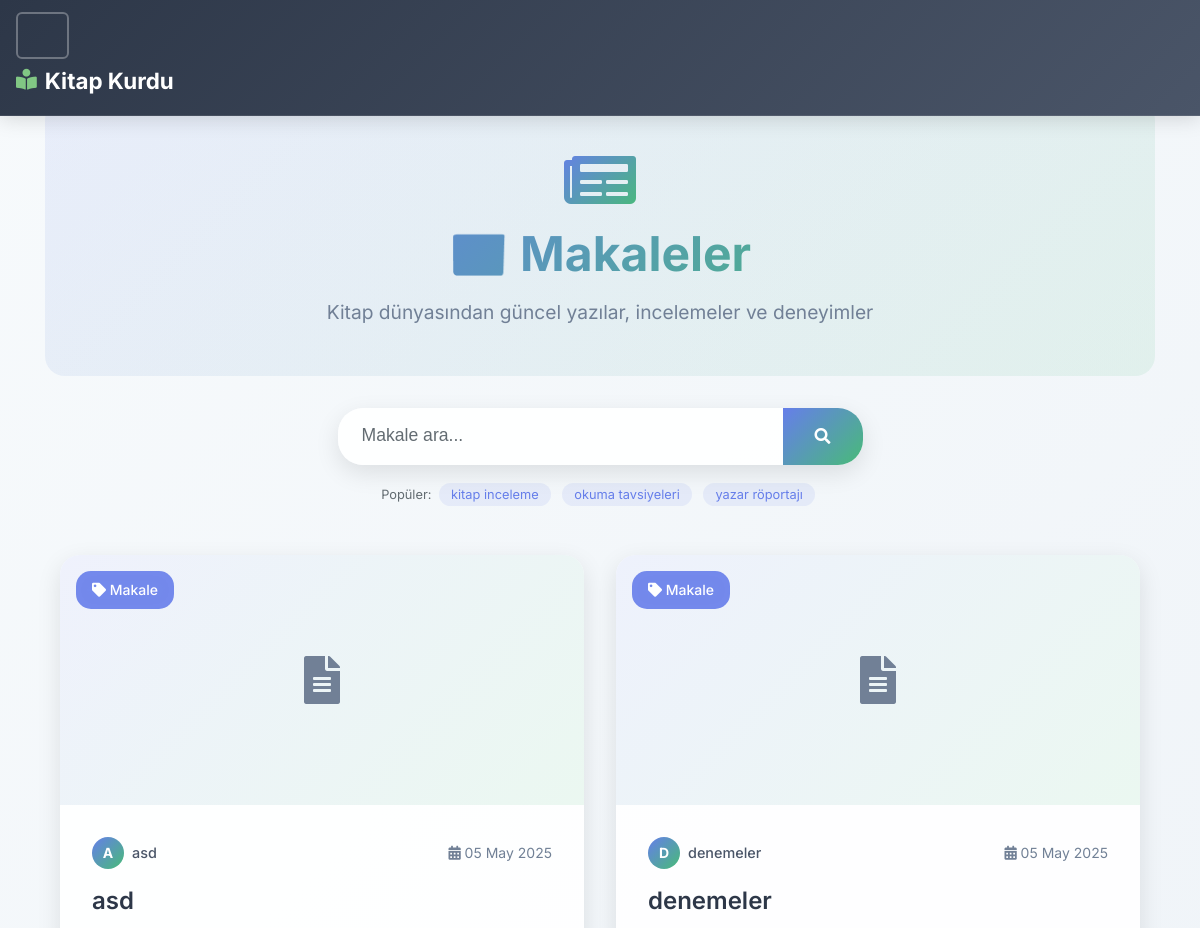
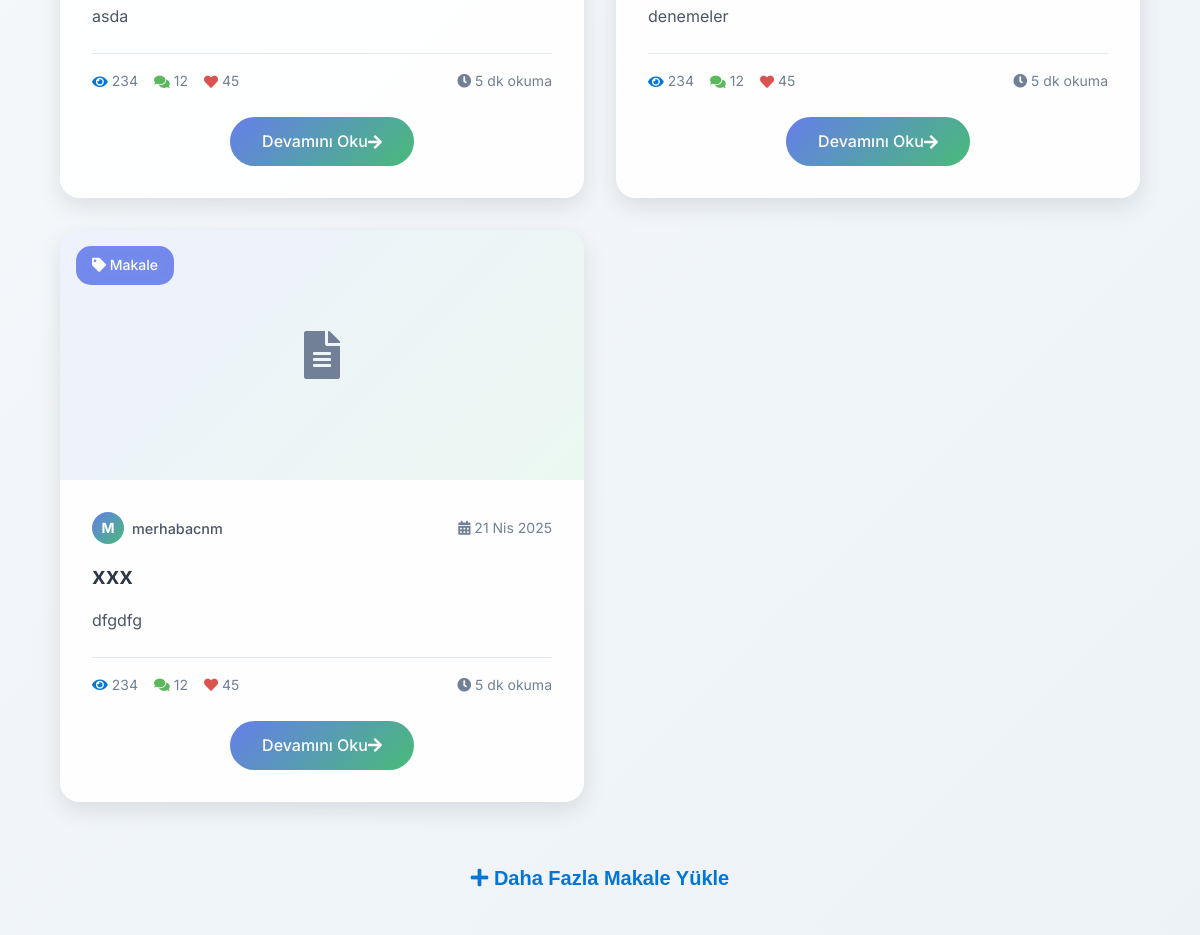
/articles/, run on an earlier commit of the app's database (2 pictures, top to bottom).
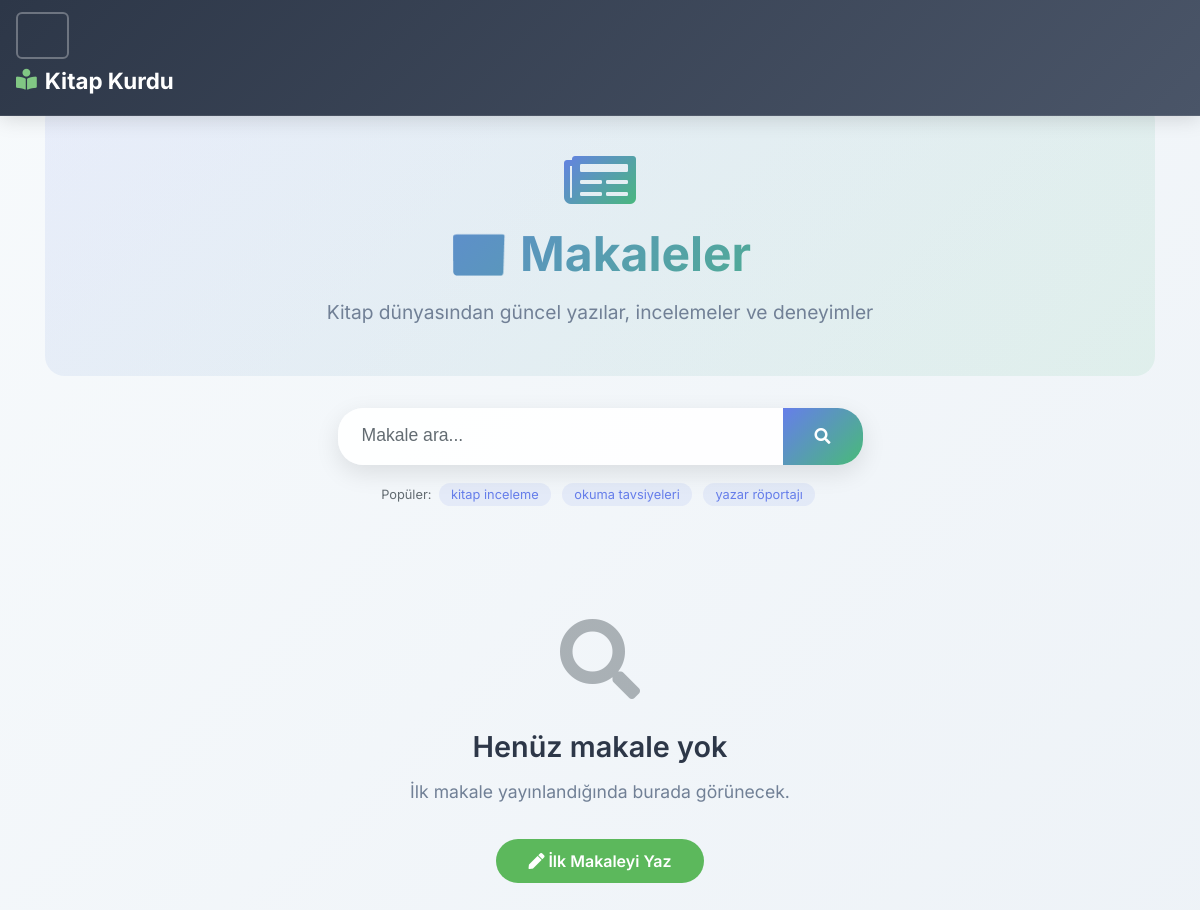
And on a later commit of the database.
### article/models.py (models this page shows, shortened)
class Article(models.Model):
    author = models.ForeignKey("auth.User",on_delete = models.CASCADE,verbose_name = "Yazar ")
    title = models.CharField(max_length = 50,verbose_name = "Başlık")
    content = RichTextField()
    created_date = models.DateTimeField(auto_now_add=True,verbose_name="Oluşturulma Tarihi")
    article_image = models.FileField(blank = True,null = True,verbose_name="Makaleye Fotoğraf Ekleyin")
    class Meta:
        ordering = ['-created_date']

### article/views.py (the view)
# urls.py: path('',views.articles,name = "articles"),
def articles(request):
    keyword = request.GET.get("keyword")
    if keyword:
        articles = Article.objects.filter(title__contains = keyword)
        return render(request,"articles.html",{"articles":articles})
    articles = Article.objects.all()
    return render(request,"articles.html",{"articles":articles})

### templates/articles.html (shortened to what this page needs)
{% extends "layout.html" %}
{% block body %}
<div class="articles-header">
    <div class="container">
        <div class="row justify-content-center">
            <div class="col-lg-8">
                <div class="header-content text-center">
                    <div class="header-icon mb-3">
                        <i class="fas fa-newspaper fa-4x"></i>
                    </div>
                    <h1 class="articles-title">📰 Makaleler</h1>
                    <p class="articles-subtitle">
                        Kitap dünyasından güncel yazılar, incelemeler ve deneyimler
                    </p>
                </div>
            </div>
        </div>
    </div>
</div>
<div class="search-section">
    <div class="container">
        <div class="row justify-content-center">
            <div class="col-lg-6 col-md-8">
                <form class="search-form" method="get">
                    <div class="search-box">
                        <input type="text"
                               name="keyword"
                               class="form-control search-input"
                               placeholder="Makale ara..."
                               value="{{ request.GET.keyword }}"
                               maxlength="64">
                        <button type="submit" class="search-btn">
                            <i class="fas fa-search"></i>
                        </button>
                    </div>
                    <div class="search-suggestions">
                        <small class="text-muted">
                            Popüler: <span class="suggestion-tag">kitap inceleme</span>
                            <span class="suggestion-tag">okuma tavsiyeleri</span>
                            <span class="suggestion-tag">yazar röportajı</span>
                        </small>
                    </div>
                </form>
            </div>
        </div>
    </div>
</div>
<div class="articles-content">
    <div class="container">
        {% if articles %}
            <div class="articles-grid">
                {% for article in articles %}
                    <article class="article-card">
                        <div class="article-image-container">
                            {% if article.article_image %}
                                <a href="{% url 'article:detail' article.id %}" class="image-link">
                                    <img src="{{ article.article_image.url }}"
                                         alt="{{ article.title }}"
                                         class="article-image">
                                    <div class="image-overlay">
                                        <i class="fas fa-eye fa-2x"></i>
                                    </div>
                                </a>
                            {% else %}
                                <div class="article-placeholder">
                                    <i class="fas fa-file-alt fa-3x"></i>
                                </div>
                            {% endif %}
                            <div class="category-badge">
                                <i class="fas fa-tag me-1"></i>
                                Makale
                            </div>
                        </div>
                        <div class="article-content">
                            <div class="article-meta">
                                <div class="author-info">
                                    <div class="author-avatar">
                                        {{ article.author.username|first|upper }}
                                    </div>
                                    <span class="author-name">{{ article.author.username }}</span>
                                </div>
                                <div class="article-date">
                                    <i class="fas fa-calendar-alt me-1"></i>
                                    {{ article.created_date|date:"d M Y" }}
                                </div>
                            </div>
                            <h2 class="article-title">
                                <a href="{% url 'article:detail' article.id %}">
                                    {{ article.title }}
                                </a>
                            </h2>
                            <p class="article-excerpt">
                                {{ article.content|striptags|truncatewords:25 }}
                            </p>
                            <div class="article-stats">
                                <div class="stats-left">
                                    <span class="stat-item">
                                        <i class="fas fa-eye text-primary"></i>
                                        <span>234</span>
                                    </span>
                                    <span class="stat-item">
                                        <i class="fas fa-comments text-success"></i>
                                        <span>12</span>
                                    </span>
                                    <span class="stat-item">
                                        <i class="fas fa-heart text-danger"></i>
                                        <span>45</span>
                                    </span>
                                </div>
                                <div class="reading-time">
                                    <i class="fas fa-clock me-1"></i>
                                    5 dk okuma
                                </div>
                            </div>
                            <div class="article-actions">
                                <a href="{% url 'article:detail' article.id %}" class="read-more-btn">
                                    Devamını Oku
                                    <i class="fas fa-arrow-right ms-2"></i>
                                </a>
                            </div>
                        </div>
                    </article>
                {% endfor %}
            </div>
            <div class="load-more-section text-center">
                <button class="btn btn-outline-primary btn-lg load-more-btn">
                    <i class="fas fa-plus me-2"></i>
                    Daha Fazla Makale Yükle
                </button>
            </div>
        {% else %}
            <div class="empty-state">
                <div class="empty-icon">
                    <i class="fas fa-search fa-5x text-muted"></i>
                </div>
                <h3 class="empty-title">
                    {% if request.GET.keyword %}
                        "{{ request.GET.keyword }}" için sonuç bulunamadı
                    {% else %}
                        Henüz makale yok
                    {% endif %}
                </h3>
                <p class="empty-description">
                    {% if request.GET.keyword %}
                        Farklı anahtar kelimeler deneyin veya tüm makaleleri görüntüleyin.
                    {% else %}
                        İlk makale yayınlandığında burada görünecek.
                    {% endif %}
                </p>
                <div class="empty-actions">
                    <a href="{% url 'article:addarticle' %}" class="btn btn-success">
                        <i class="fas fa-pen me-2"></i>
                        İlk Makaleyi Yaz
                    </a>
                </div>
            </div>
        {% endif %}
    </div>
</div>
{% endblock body %}

### templates/layout.html (shortened to what this page needs)
<!DOCTYPE html>
{% load static %}
<html lang="tr">
<head>
    <link rel="stylesheet" href="https://cdnjs.cloudflare.com/ajax/libs/font-awesome/5.15.4/css/all.min.css">
    <link rel="stylesheet" href="{% static 'css/bootstrap.min.css' %}">
</head>
<body>
    {% include "includes/navbar.html" %}
    <div class="main-container container">
        <div class="page-content">
            {% block body %}
            {% endblock body %}
        </div>
    </div>
</body>
</html>

### templates/includes/navbar.html (shortened to what this page needs)
<nav class="navbar navbar-expand-md navbar-dark fixed-top elegant-navbar">
    <button class="navbar-toggler" type="button" data-toggle="collapse" data-target="#navbarCollapse">
        <span class="navbar-toggler-icon"></span>
    </button>
    <a class="navbar-brand" href="{% url 'index' %}">
        <i class="fas fa-book-reader"></i>
        Kitap Kurdu
    </a>
</nav>

### templates/layout.html (style rules this page uses)
:root { --primary-color: #667eea; --primary-dark: #5a67d8; --secondary-color: #718096; --success-color: #48bb78; --warning-color: #ed8936; --danger-color: #f56565; --info-color: #4299e1; --light-bg: #f7fafc; --dark-text: #2d3748; --muted-text: #718096; --border-color: #e2e8f0; --shadow: 0 4px 6px -1px rgba(0, 0, 0, 0.1); --shadow-lg: 0 10px 15px -3px rgba(0, 0, 0, 0.1); --border-radius: 12px; }
body { font-family: 'Inter', -apple-system, BlinkMacSystemFont, 'Segoe UI', Roboto, sans-serif; background: linear-gradient(135deg, #f7fafc 0%, #edf2f7 100%); color: var(--dark-text); line-height: 1.6; min-height: 100vh; }
.main-container { margin-top: 100px; margin-bottom: 100px; min-height: calc(100vh - 200px); }
.btn { border-radius: 10px; font-weight: 500; padding: 0.6rem 1.5rem; transition: all 0.3s ease; border: none; position: relative; overflow: hidden; text-transform: none; }
.btn::before { content: ''; position: absolute; top: 50%; left: 50%; width: 0; height: 0; background: rgba(255, 255, 255, 0.2); border-radius: 50%; transform: translate(-50%, -50%); transition: width 0.4s ease, height 0.4s ease; }
.form-control { border: 2px solid var(--border-color); border-radius: 10px; padding: 0.75rem 1rem; background: rgba(255, 255, 255, 0.8); transition: all 0.3s ease; font-size: 0.95rem; }
.page-content { animation: fadeInUp 0.5s ease; }

### templates/includes/navbar.html (style rules this page uses)
.elegant-navbar { background: linear-gradient(135deg, #2d3748 0%, #4a5568 100%) !important; padding: 0.75rem 1rem; box-shadow: 0 2px 20px rgba(0, 0, 0, 0.15); transition: all 0.3s ease; border-bottom: 1px solid rgba(255, 255, 255, 0.1); }
.navbar-brand { font-weight: 700; font-size: 1.4rem; color: #ffffff !important; display: flex; align-items: center; gap: 0.5rem; transition: all 0.3s ease; }
.navbar-brand i { color: #81c784; font-size: 1.3rem; }
.navbar-toggler { border: 2px solid rgba(255, 255, 255, 0.3); border-radius: 6px; padding: 0.4rem 0.6rem; }
@media (prefers-reduced-motion: no-preference) { .elegant-navbar * { transition: all 0.3s ease; } }

### templates/articles.html (style rules this page uses)
.articles-header { background: linear-gradient(135deg, rgba(102, 126, 234, 0.1), rgba(72, 187, 120, 0.1)); border-radius: 20px; padding: 3rem 0; margin-bottom: 2rem; animation: fadeInUp 0.6s ease; }
.header-icon i { background: linear-gradient(135deg, #667eea, #48bb78); background-clip: text; -webkit-background-clip: text; -webkit-text-fill-color: transparent; animation: bounceIn 1s ease; }
.articles-title { font-size: 3rem; font-weight: 700; color: #2d3748; margin-bottom: 1rem; background: linear-gradient(135deg, #667eea, #48bb78); background-clip: text; -webkit-background-clip: text; -webkit-text-fill-color: transparent; }
.articles-subtitle { font-size: 1.2rem; color: #718096; margin-bottom: 0; }
.search-section { margin-bottom: 3rem; animation: fadeInUp 0.6s ease 0.2s both; }
.search-box { position: relative; display: flex; background: rgba(255, 255, 255, 0.9); border-radius: 25px; box-shadow: 0 8px 25px rgba(0, 0, 0, 0.1); backdrop-filter: blur(10px); overflow: hidden; }
.search-input { border: none; background: transparent; padding: 1rem 1.5rem; font-size: 1.1rem; flex: 1; }
.search-btn { background: linear-gradient(135deg, #667eea, #48bb78); border: none; color: white; padding: 1rem 2rem; transition: all 0.3s ease; cursor: pointer; }
.search-suggestions { text-align: center; margin-top: 1rem; }
.suggestion-tag { background: rgba(102, 126, 234, 0.1); color: #667eea; padding: 0.25rem 0.75rem; border-radius: 15px; margin: 0 0.25rem; cursor: pointer; transition: all 0.3s ease; }
.articles-content { animation: fadeInUp 0.6s ease 0.4s both; }
.empty-state { text-align: center; padding: 4rem 2rem; animation: fadeInUp 0.6s ease; }
.empty-icon { margin-bottom: 2rem; opacity: 0.5; }
.empty-title { color: #2d3748; font-weight: 600; margin-bottom: 1rem; font-size: 1.8rem; }
.empty-description { color: #718096; font-size: 1.1rem; margin-bottom: 2rem; max-width: 500px; margin-left: auto; margin-right: auto; }
.empty-actions { display: flex; gap: 1rem; justify-content: center; flex-wrap: wrap; }
.empty-actions .btn { border-radius: 25px; padding: 0.75rem 2rem; font-weight: 600; transition: all 0.3s ease; }

What changed in the data, as far as the page shows it:
removed Article: author.username|first "A", author.username "asd", created_date "05 May 2025", title "asd", content "asda"
removed Article: author.username|first "D", author.username "denemeler", created_date "05 May 2025", title "denemeler", content "denemeler"
removed Article: author.username|first "M", author.username "merhabacnm", created_date "21 Nis 2025", title "xxx", content "dfgdfg"
Also different on the page:
text no longer shown: "Daha Fazla Makale Yükle"
text now shown: "Henüz makale yok İlk makale yayınlandığında burada görünecek. İlk Makaleyi Yaz"
